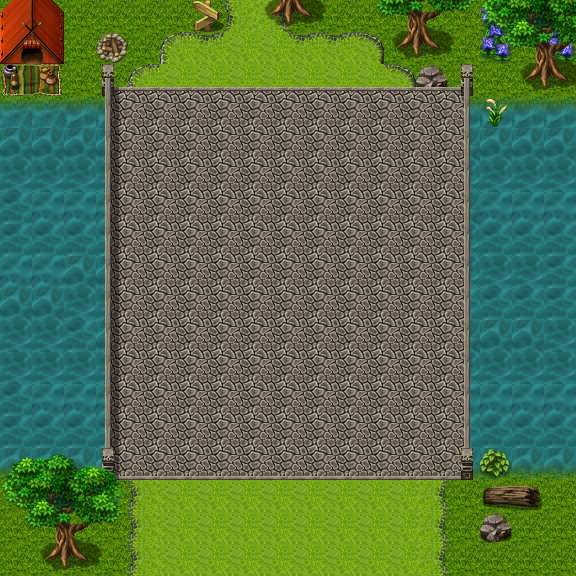

A level layout from a 2D game, rendered from its tile map. Below: a short description, then the map file with tile-grid data replaced by summaries:
An orthogonal 18x18 tile map with 32x32 px tiles, 4 tile layers (Tile Layer 1, Tile Layer 2, Tile Layer 3, Tile Layer 4), 6 tilesets.

<map version="1.0" orientation="orthogonal" width="18" height="18" tilewidth="32" tileheight="32">
 <tileset firstgid="1" name="c" tilewidth="32" tileheight="32">
  <image source="celianna/c.png" trans="ffffff" width="512" height="512" />
 </tileset>
 <tileset firstgid="257" name="celiannatilea5" tilewidth="32" tileheight="32">
  <image source="celianna/celiannatilea5.png" trans="ffffff" width="256" height="512" />
 </tileset>
 <tileset firstgid="385" name="water" tilewidth="32" tileheight="32">
  <image source="celianna/water.png" trans="ffffff" width="384" height="192" />
 </tileset>
 <tileset firstgid="457" name="celiannatilec" tilewidth="32" tileheight="32">
  <image source="celianna/celiannatilec.png" trans="ffffff" width="512" height="512" />
 </tileset>
 <tileset firstgid="713" name="tilebs" tilewidth="32" tileheight="32">
  <image source="celianna/tilebs.png" trans="ffffff" width="512" height="512" />
 </tileset>
 <tileset firstgid="969" name="b" tilewidth="32" tileheight="32">
  <image source="celianna/b.png" trans="ffffff" width="512" height="384" />
 </tileset>
 <layer name="Tile Layer 1" width="18" height="18">
  <data>[324 cells, 324 non-empty, 1 distinct tile ids]</data>
 </layer>
 <layer name="Tile Layer 2" width="18" height="18">
  <data>[324 cells, 270 non-empty, 15 distinct tile ids]</data>
 </layer>
 <layer name="Tile Layer 3" width="18" height="18">
  <data>[324 cells, 164 non-empty, 17 distinct tile ids]</data>
 </layer>
 <layer name="Tile Layer 4" width="18" height="18">
  <data>[324 cells, 41 non-empty, 20 distinct tile ids]</data>
 </layer>
</map>
